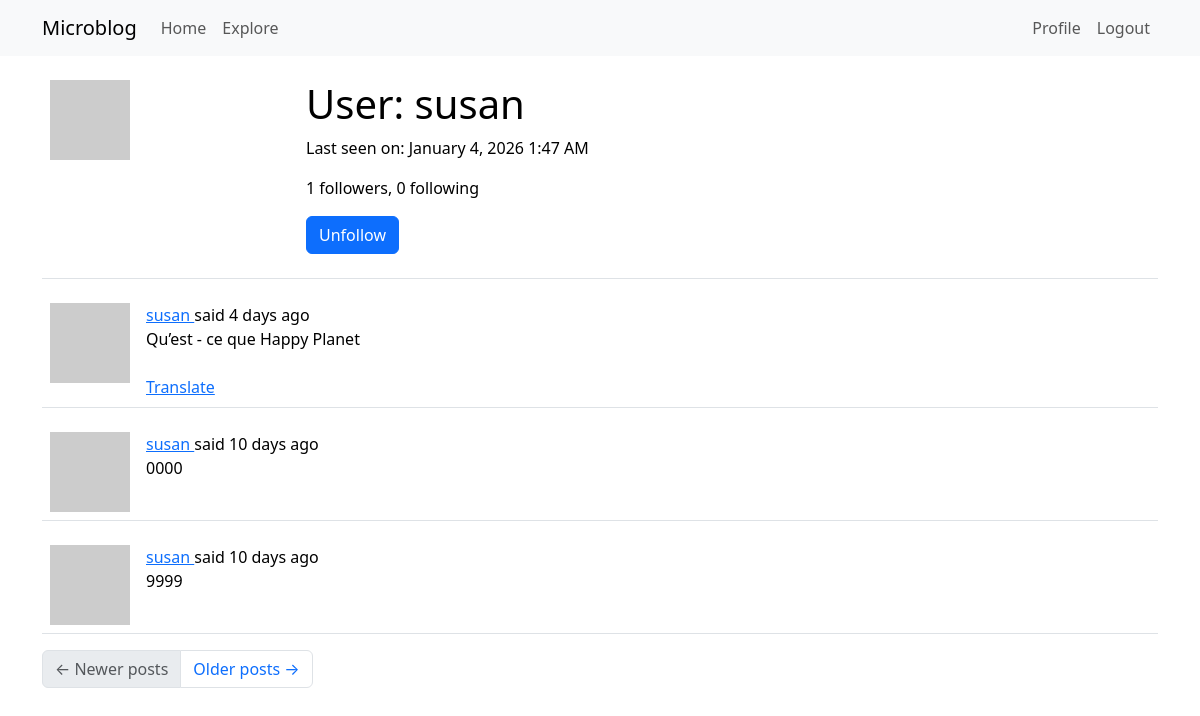
Screenshot of /user/susan (signed in) with the database file from the repository.
### app/models.py (models this page shows, shortened)
class User(UserMixin, db.Model):
    id: so.Mapped[int] = so.mapped_column(primary_key=True)
    username: so.Mapped[str] = so.mapped_column(sa.String(64), index=True, unique=True)
    email: so.Mapped[str] = so.mapped_column(sa.String(120), index=True, unique=True)
    password_hash: so.Mapped[Optional[str]] = so.mapped_column(sa.String(256))
    about_me: so.Mapped[Optional[str]] = so.mapped_column(sa.String(140))
    last_seen: so.Mapped[Optional[datetime]] = so.mapped_column(
        default=lambda: datetime.now(timezone.utc)
    )
    posts: so.WriteOnlyMapped["Post"] = so.relationship(back_populates="author")
    following: so.WriteOnlyMapped["User"] = so.relationship(
        secondary=followers,
        primaryjoin=(followers.c.follower_id == id),
        secondaryjoin=(followers.c.followed_id == id),
        back_populates="followers",
    )
    followers: so.WriteOnlyMapped["User"] = so.relationship(
        secondary=followers,
        primaryjoin=(followers.c.followed_id == id),
        secondaryjoin=(followers.c.follower_id == id),
        back_populates="following",
    )
    def avatar(self, size: int) -> str:
        digest = md5(self.email.lower().encode("utf-8")).hexdigest()
        return f"https://www.gravatar.com/avatar/{digest}?d=identicon&s={size}"
    def is_following(self, user) -> bool:
        query = self.following.select().where(User.id == user.id)
        return db.session.scalar(query) is not None
    def followers_count(self) -> int:
        query = sa.select(sa.func.count()).select_from(
            self.followers.select().subquery()
        )
        return db.session.scalar(query)
    def following_count(self) -> int:
        query = sa.select(sa.func.count()).select_from(
            self.following.select().subquery()
        )
        return db.session.scalar(query)

class Post(db.Model):
    id: so.Mapped[int] = so.mapped_column(primary_key=True)
    body: so.Mapped[str] = so.mapped_column(sa.String(140))
    timestamp: so.Mapped[datetime] = so.mapped_column(
        index=True, default=lambda: datetime.now(timezone.utc)
    )
    user_id: so.Mapped[int] = so.mapped_column(sa.ForeignKey(User.id), index=True)
    author: so.Mapped[User] = so.relationship(back_populates="posts")
    language: so.Mapped[Optional[str]] = so.mapped_column(sa.String(5))

### app/routes.py (the view)
@app.route("/user/<username>")
@login_required
def user(username):
    user = db.first_or_404(sa.select(User).where(User.username == username))
    page = request.args.get("page", 1, type=int)
    query = user.posts.select().order_by(Post.timestamp.desc())
    posts = db.paginate(
        query, page=page, per_page=app.config["POSTS_PER_PAGE"], error_out=False
    )
    next_url = (
        url_for("user", username=user.username, page=posts.next_num)
        if posts.has_next
        else None
    )
    prev_url = (
        url_for("user", username=user.username, page=posts.prev_num)
        if posts.has_prev
        else None
    )
    form = EmptyForm()
    return render_template(
        "user.html",
        user=user,
        posts=posts.items,
        next_url=next_url,
        prev_url=prev_url,
        form=form,
    )

### app/forms.py
class EmptyForm(FlaskForm):
    submit = SubmitField("Submit")

### app/__init__.py (called while the page is built)
def get_locale():
    return request.accept_languages.best_match(app.config["LANGUAGES"])

### app/models.py (called while the page is built)
@login.user_loader
def load_user(id: str) -> User | None:
    return db.session.get(User, int(id))

### app/routes.py (called while the page is built)
@app.before_request
def before_request():
    if current_user.is_authenticated:
        current_user.last_seen = datetime.now(timezone.utc)
        db.session.commit()
    g.locale = str(get_locale())

### app/templates/user.html (shortened to what this page needs)
{% extends "base.html" %}
{% block content %}
    <table class="table table-hover">
        <tr>
            <td width="256px"><img src="{{ user.avatar(256) }}"></td>
            <td>
                <h1>{{ _('User') }}: {{ user.username }}</h1>
                {% if user.last_seen %}
                <p>{{ _('Last seen on') }}: {{ moment(user.last_seen).format('LLL') }}</p>
                {% endif %}
                <p>{{ _('%(count)d followers', count=user.followers_count()) }}, {{ _('%(count)d following', count=user.following_count()) }}</p>
                {% if user == current_user %}
                <p><a href="{{ url_for('edit_profile') }}">{{ _('Edit your profile') }}</a></p>
                {% else %}
                <p>
                    <form action="{{ url_for('unfollow', username=user.username) }}" method="post">
                        {{ form.submit(value=_('Unfollow'), class_='btn btn-primary') }}
                    </form>
                </p>
                {% endif %}
            </td>
        </tr>
    </table>
    {% for post in posts %}
        {% include '_post.html' %}
    {% endfor %}
    <nav aria-label="Post navigation">
        <ul class="pagination">
            <li class="page-item{% if not prev_url %} disabled{% endif %}">
                <a class="page-link" href="{{ prev_url }}">
                    <span aria-hidden="true">&larr;</span> {{ _('Newer posts') }}
                </a>
            </li>
            <li class="page-item{% if not next_url %} disabled{% endif %}">
                <a class="page-link" href="{{ next_url }}">
                    {{ _('Older posts') }} <span aria-hidden="true">&rarr;</span>
                </a>
            </li>
        </ul>
    </nav>
{% endblock %}

### app/templates/_post.html (shortened to what this page needs)
    <table class="table table-hover">
        <tr>
            <td width="70px">
                <a href="{{ url_for('user', username=post.author.username) }}">
                    <img src="{{ post.author.avatar(70) }}" />
                </a>
            </td>
            <td>
                {{ _('%(username)s said %(when)s',
                    username=user_link, when=moment(post.timestamp).fromNow()) }}
                <br>
                <span id="post{{ post.id }}">{{ post.body }}</span>
                {% if post.language and post.language != g.locale %}
                <br><br>
                <span id="translation{{ post.id }}">
                    <a href="javascript:translate(
                                'post{{ post.id }}',
                                'translation{{ post.id }}',
                                '{{ post.language }}',
                                '{{ g.locale }}');">{{ _('Translate') }}</a>
                </span>
                {% endif %}
            </td>
        </tr>
    </table>

### rows the page displays
User: username "susan", last_seen "January 4, 2026 1:47 AM"
Post: body "Qu’est - ce que Happy Planet"
Post: body "0000"
Post: body "9999"
